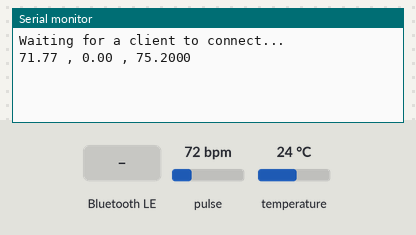
Bench run of a sketch on a simulated ESP32. Shown: the last lines printed to the serial monitor. The test bench sets the inputs (shaded band); at power-on: pulse 72 bpm, temperature 24 °C. Nothing arrives over Bluetooth unless stated; a phone connects over Bluetooth LE 3 s after start.

Above: at 1.2 s.
1.3 s: Bluetooth LE write "SP02:" received
At 2.5 s:
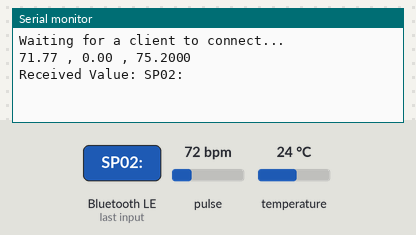
2.8 s: Bluetooth LE write "1" received
At 3.8 s:
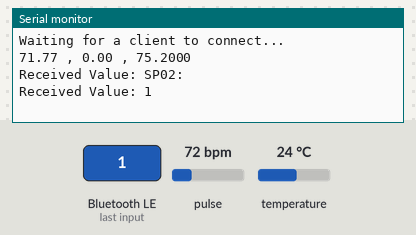
4.3 s: pulse set to 42 bpm
At 5.7 s:
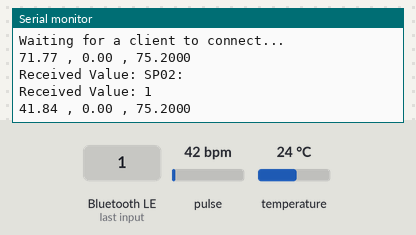
5.8 s: temperature set to 12 °C
At 7.2 s:
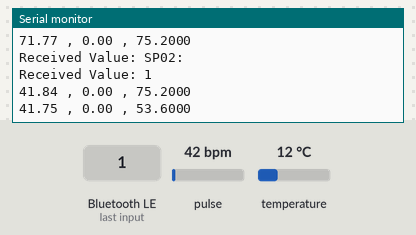
7.3 s: pulse set to 70 bpm
At 8.6 s:
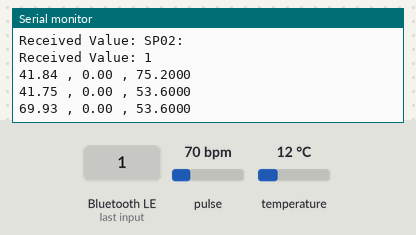
Timing chart, 0 to 9.8 s (numbered marks = the images above; inputs shaded):
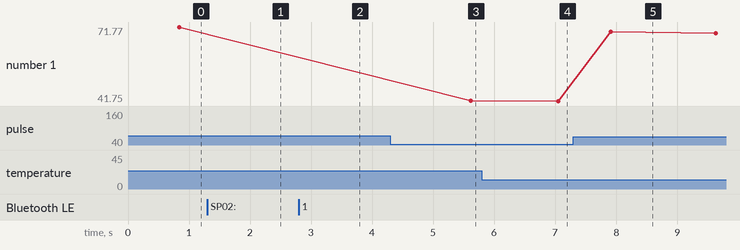

The sketch:

NewProto.ino
```cpp
/*
  Health_Reader_Test_checkpoint2.ino
  04/20/23
  Undergraduate final project

  Main running code for the esp32 heartrate watch.

  Some sections of BLE code are based on library example by Neil Kolban
  created by Steve Graves
*/

///----LIBRARIES----///
#include <BLEDevice.h>
#include <BLEUtils.h>

#include <Wire.h>
#include "MAX30105.h"
#include "SP02.h"
#include "Beat.h"


MAX30105 particleSensor;

#define TIMETOBOOT 3000 // wait for this time(msec) to output SpO2
#define SCALE 88.0      // adjust to display heart beat and SpO2 in the same scale
#define SAMPLING 5      // if you want to see heart beat more precisely, set SAMPLING to 1
#define FINGER_ON 30000 // if red signal is lower than this, it indicates your finger is not on the sensor

float new_data;
float prev_data;


///----DEFINITIONS----///
// BLE Services
#define SERVICE_UUID_HR           "7da88714-c6c9-11ed-afa1-0242ac120002" //714
// BLE Characteristics (Write / Read)
#define CHARACTERISTIC_UUID_WRITE "7da889bc-c6c9-11ed-afa1-0242ac120002" //9BC
#define CHARACTERISTIC_UUID_READ  "7da88be2-c6c9-11ed-afa1-0242ac120002" //BE2

///----VARIABLES----///
BLEServer *pServer = NULL;
BLECharacteristic * pReadCharacteristic;
BLECharacteristic * pWriteCharacteristic;
bool deviceConnected = false;
bool oldDeviceConnected = false;
std::string readData[10];

int HeaderState = 0;

///----CALLBACKS----///
// Main Server Callback
class MyServerCallbacks: public BLEServerCallbacks {
  void onConnect(BLEServer* pServer) {
    deviceConnected = true;
  };

  void onDisconnect(BLEServer* pServer) {
    deviceConnected = false;
  }
};

// Characteristic Callbacks
class MyCallbacks: public BLECharacteristicCallbacks {
  void onWrite(BLECharacteristic *pCharacteristic) {
    std::string writeValue = pCharacteristic->getValue();

    if (writeValue.length() > 0) {
      Serial.print("Received Value: ");
        for (int i = 0; i < writeValue.length(); i++)
          Serial.print(writeValue[i]);

        Serial.println();
    }
  }
};


void setup() {
  // Device setup
  Serial.begin(115200);

  ///----BLE Setup----///
  BLEDevice::init("HeartWatchProto");

  /// Server creation and callback assignment
  pServer = BLEDevice::createServer();
  pServer->setCallbacks(new MyServerCallbacks());
  BLEService *pService = pServer->createService(SERVICE_UUID_HR);


  pReadCharacteristic = pService->createCharacteristic(CHARACTERISTIC_UUID_READ, BLECharacteristic::PROPERTY_READ);
  pWriteCharacteristic = pService->createCharacteristic(CHARACTERISTIC_UUID_WRITE, BLECharacteristic::PROPERTY_WRITE);

  pWriteCharacteristic->setCallbacks(new MyCallbacks());

  pService->start();

  pServer->getAdvertising()->start();
  Serial.println("Waiting for a client to connect...");


  ///----HeartRate Setup----///
   // Initialize sensor
  while (!particleSensor.begin(Wire, I2C_SPEED_FAST))
  { // Use default I2C port, 400kHz speed
    Serial.println("MAX30102 was not found. Please check wiring/power/solder jumper at MH-ET LIVE MAX30102 board. ");
  }

  byte ledBrightness = 0x7F;
  byte sampleAverage = 4;
  byte ledMode = 2;

  int sampleRate = 200;
  int pulseWidth = 411;
  int adcRange = 16384;

  particleSensor.setup(ledBrightness, sampleAverage, ledMode, sampleRate, pulseWidth, adcRange);
}


  void loop()
{
  // delay(60000);
  long irValue = particleSensor.getIR();

  prev_data = new_data;
  new_data = getBPM(irValue);


  if (irValue > 50000 && getBPM(irValue) != 0 && new_data != prev_data)
  {
    // Serial.print("Avg BPM: ");
    Serial.print(new_data);
    Serial.print(" , ");

    // Serial.print("SP02: ");
    Serial.print(getSPO2(particleSensor));
    Serial.print(" , ");

    particleSensor.enableDIETEMPRDY();
    float temperatureF = particleSensor.readTemperatureF();
    // Serial.print("TemperatureF: ");
    Serial.println(temperatureF, 4);
  }
}


void connectCheck(){
  if (!deviceConnected && oldDeviceConnected) {
        Serial.print("Disconnected...\n");
        delay(1000); // give the bluetooth stack the chance to get things ready
        pServer->startAdvertising(); // restart advertising
        Serial.println("start advertising");
        oldDeviceConnected = deviceConnected;
  }
    // connecting
  if (deviceConnected && !oldDeviceConnected) {
        // do stuff here on connecting
        oldDeviceConnected = deviceConnected;
        Serial.print("Connected!\n");
  }
}
```

Beat.h
```cpp
// header file: heartRate.h

#ifndef HEARTRATE_H
#define HEARTRATE_H

#include <Wire.h>
#include "MAX30105.h"
#include "heartRate.h"
const byte RATE_SIZE = 4; //Increase this for more averaging. 4 is good.
byte rates[RATE_SIZE]; //Array of heart rates
byte rateSpot = 0;
long lastBeat = 0; //Time at which the last beat occurred

float beatsPerMinute;
int beatAvg;

float getBPM(long IRvalue)
{
  if (checkForBeat(IRvalue) == true)
  {
    //We sensed a beat!
    long delta = millis() - lastBeat;
    lastBeat = millis();

    beatsPerMinute = 60 / (delta / 1000.0);

    if (beatsPerMinute < 255 && beatsPerMinute > 20)
    {
      rates[rateSpot++] = (byte)beatsPerMinute; //Store this reading in the array
      rateSpot %= RATE_SIZE; //Wrap variable

      //Take average of readings
      beatAvg = 0;
      for (byte x = 0 ; x < RATE_SIZE ; x++)
        beatAvg += rates[x];
      beatAvg /= RATE_SIZE;
    }
  }

  return beatsPerMinute;
}

#endif // HEARTRATE_H
```

SP02.h
```cpp
#include <Wire.h>
#include "MAX30105.h" // Sparkfun MAX3010X library
double avered = 0;
double aveir = 0;
double sumirrms = 0;
double sumredrms = 0;
int i = 0;
int Num = 100;       // calculate SpO2 by this sampling interval
float ESpO2;         // initial value of estimated SpO2
double FSpO2 = 0.7;  // filter factor for estimated SpO2
double frate = 0.95; // low pass filter for IR/red LED value to eliminate AC component

float getSPO2(MAX30105 &particleSensor)
{

    uint32_t ir, red;
    double fred, fir;
    double SpO2 = 0; // raw SpO2 before low pass filtered

    particleSensor.check(); // Check the sensor, read up to 3 samples

    while (particleSensor.available())
    { // do we have new data

        red = particleSensor.getFIFOIR(); // why getFOFOIR output Red data by MAX30102 on MH-ET LIVE breakout board
        ir = particleSensor.getFIFORed(); // why getFIFORed output IR data by MAX30102 on MH-ET LIVE breakout board
        // Serial.println(ir);


        i++;
        fred = (double)red;
        fir = (double)ir;
        avered = avered * frate + (double)red * (1.0 - frate); // average red level by low pass filter
        aveir = aveir * frate + (double)ir * (1.0 - frate);    // average IR level by low pass filter
        sumredrms += (fred - avered) * (fred - avered);        // square sum of alternate component of red level
        sumirrms += (fir - aveir) * (fir - aveir);             // square sum of alternate component of IR level

        if ((i % Num) == 0)
        {
            double R = (sqrt(sumredrms) / avered) / (sqrt(sumirrms) / aveir);
            SpO2 = -23.3 * (R - 0.4) + 100;               // http://ww1.microchip.com/downloads/jp/AppNotes/00001525B_JP.pdf
            ESpO2 = FSpO2 * ESpO2 + (1.0 - FSpO2) * SpO2; // low pass filter
            sumredrms = 0.0;
            sumirrms = 0.0;
            i = 0;
            break;
        }
        particleSensor.nextSample(); // We're finished with this sample so move
    }
    return ESpO2;
}
```

Measured:
- after the input at 1.3 s, the serial monitor: prints a new line after 0.05 s (image 1)
- after the input at 2.8 s, the serial monitor: prints a new line after 0.05 s (image 2)
- after the input at 4.3 s, the serial monitor: prints a new line after 1.3 s (image 3)
- after the input at 5.8 s, the serial monitor: prints a new line after 1.3 s (image 4)
- after the input at 7.3 s, the serial monitor: prints a new line after 0.61 s (image 5)
- plotted number 1: 71.77 → 41.84 after the input at 4.3 s, 41.75 → 69.2 after the input at 7.3 s
